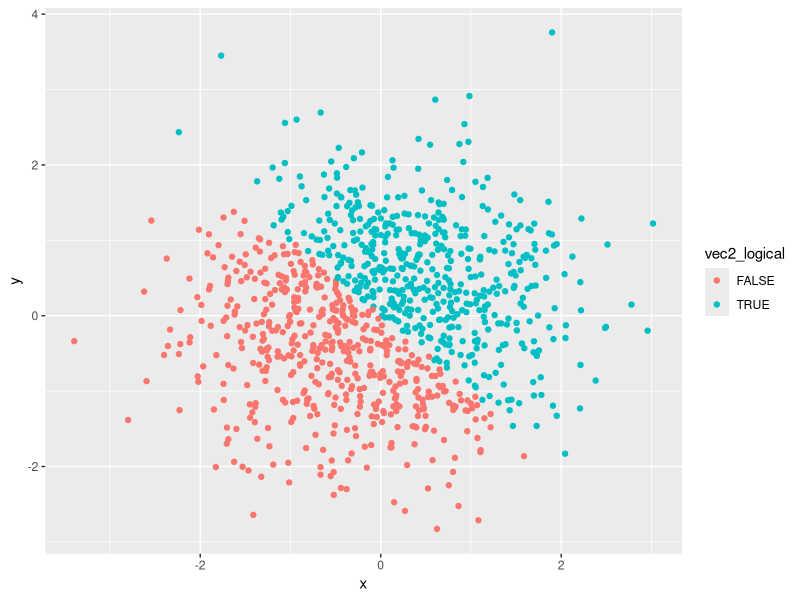
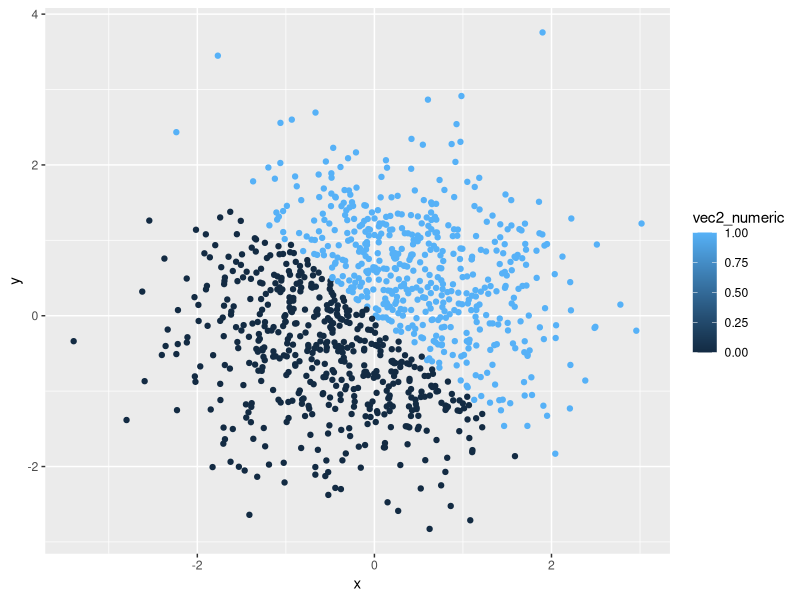
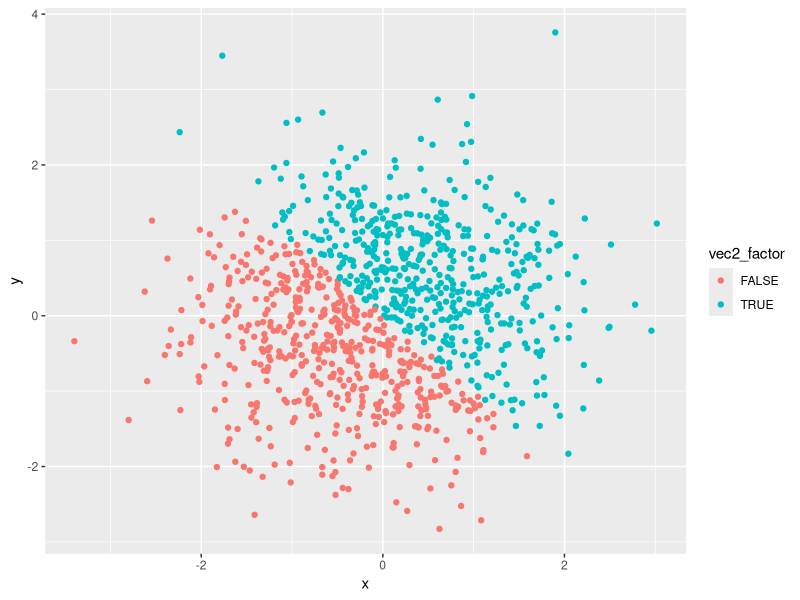
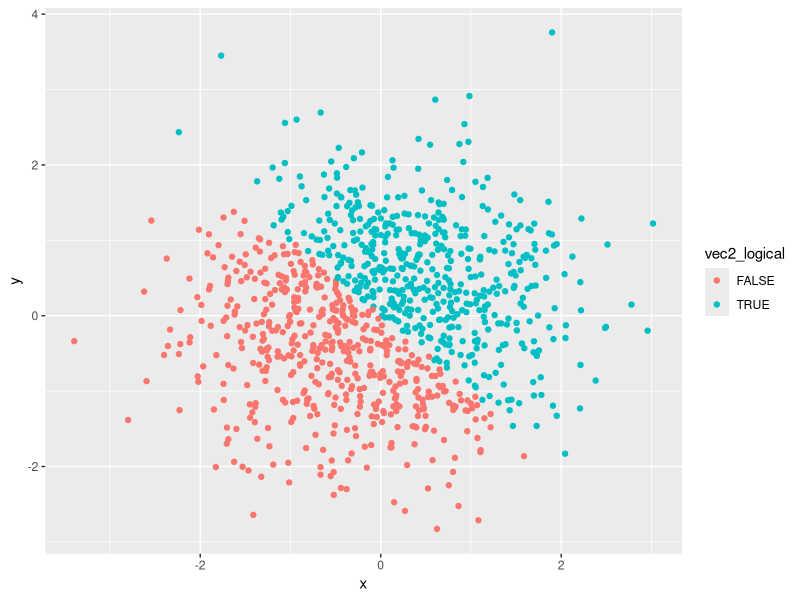

Recreate these plots in R, in order.
## ---- chunk 1
library(tidyverse)
## ---- chunk 2
problem1_df = tibble(
  random_sample = sample(0:5, 10, replace=TRUE),
  vec_logical = c(random_sample[1:10]>2),
  vec_char= c("a","b","c","d","e","f","g","h","i","end"),
  vec_factor = factor(c("Y","N", "N", "Y","N", "N", "Y","N", "N", "N"))
)


mean(problem1_df$random_sample)

mean(problem1_df$vec_logical)

mean(problem1_df$vec_char)

mean(problem1_df$vec_factor)


class(problem1_df$random_sample)

class(problem1_df$vec_logical)

class(problem1_df$vec_char)

class(problem1_df$vec_factor)

## ---- chunk 3
as.numeric(problem1_df$vec_logical)

as.numeric(problem1_df$vec_char)

as.numeric(problem1_df$vec_factor)

## ---- chunk 4

as.numeric(as.factor(problem1_df$vec_char))

as.numeric(as.character(problem1_df$vec_factor))
## ---- chunk 5
problem2_df = tibble(
  x = rnorm (1000, mean = 0, sd = 1),
  y = rnorm (1000, mean = 0, sd = 1),
  vec2_logical = c( x + y > 0 ), 
  vec2_numeric = as.numeric(vec2_logical),
  vec2_factor = as.factor(vec2_logical)
)

true_proportion = sum(problem2_df$vec2_logical, na.rm=TRUE) / length(problem2_df$vec2_logical)


## ---- chunk 6
ggplot(problem2_df, aes(x = x, y = y, color = vec2_logical)) + geom_point()
ggsave("hw1_first_plot.pdf")
ggplot(problem2_df, aes(x = x, y = y, color = vec2_numeric)) + geom_point()
ggplot(problem2_df, aes(x = x, y = y, color = vec2_factor)) + geom_point()

